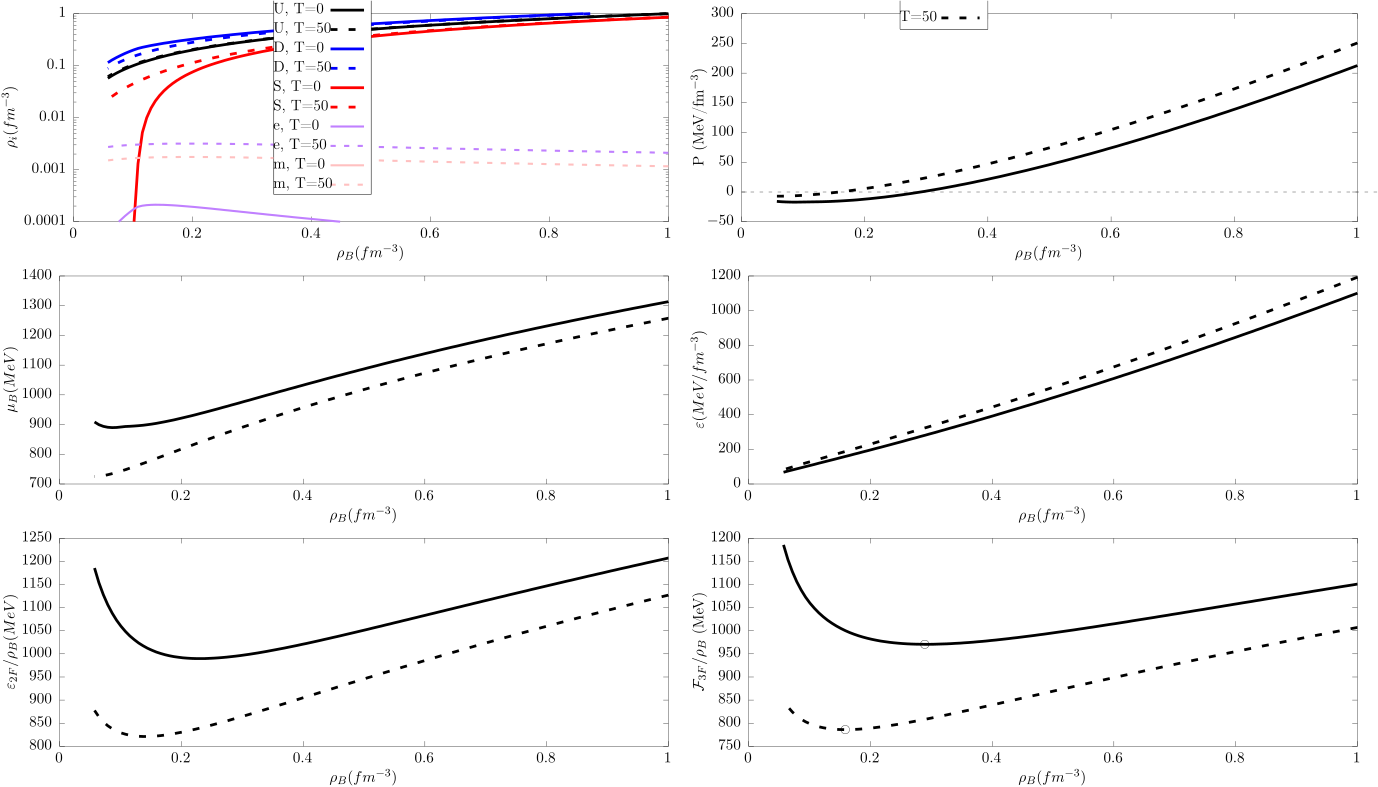

Here is the gnuplot script that generated this plot:
set output 'densities.tex'
set terminal cairolatex pdf color colortext standalone size 35 cm, 20 cm

set multiplot layout 3,2 rowsfirst 

set xlabel offset 0.0,0.0 "\\rho_B (fm^{-3})"
set ylabel offset 0.0,0.0 "\\rho_i (fm^{-3})"

set xtics 0.2

#set xrange[:0.13]
#set yrange[2:10]

set key Left box opaque at 0.5,1.8 spacing 1.5 font ",10"
set border back

#set rmargin 20
C= "0.000000"
sqrtD= "165.000000"
temp1="0.000000"
temp2="50.000000"
set yrange[1e-4:1]
set xrange[:1]
set log y
plot "../data/eos_".C."_".sqrtD."_T".temp1.".txt"   	u 1:2 w l lw 8 dt 1 lc rgb "black"   title "U, T=0" ,\
  	 "../data/eos_".C."_".sqrtD."_T".temp2.".txt"   	u 1:2 w l lw 8 dt 2 lc rgb "black"   title "U, T=50" ,\
     "../data/eos_".C."_".sqrtD."_T".temp1.".txt"   	u 1:3 w l lw 8 dt 1 lc rgb "blue"    title "D, T=0" ,\
     "../data/eos_".C."_".sqrtD."_T".temp2.".txt"   	u 1:3 w l lw 8 dt 2 lc rgb "blue"    title "D, T=50" ,\
     "../data/eos_".C."_".sqrtD."_T".temp1.".txt"    	u 1:4 w l lw 8 dt 1 lc rgb "red"     title "S, T=0" ,\
     "../data/eos_".C."_".sqrtD."_T".temp2.".txt"   	u 1:4 w l lw 8 dt 2 lc rgb "red"     title "S, T=50" ,\
     "../data/eos_".C."_".sqrtD."_T".temp1.".txt"    	u 1:5 w l lw 6 dt 1 lc rgb "purple"   title "e, T=0" ,\
     "../data/eos_".C."_".sqrtD."_T".temp2.".txt"   	u 1:5 w l lw 6 dt 2 lc rgb "purple"   title "e, T=50" ,\
     "../data/eos_".C."_".sqrtD."_T".temp1.".txt"    	u 1:6 w l lw 6 dt 1 lc rgb "pink"     title "m, T=0" ,\
     "../data/eos_".C."_".sqrtD."_T".temp2.".txt"   	u 1:6 w l lw 6 dt 2 lc rgb "pink"     title "m, T=50"

unset yrange
unset log y
set arrow from 0.0,0.0 to 1.6,0.0 dt 2
set ylabel offset 0.0,00 "P (MeV/fm^{-3})"
set key Left box opaque at 0.4,350 spacing 1.5 font ",12"
plot "../data/eos_".C."_".sqrtD."_T".temp1.".txt"   	     u 1:8 w l lw 8 dt 1 lc rgb "black"   title " T=0" ,\
     "../data/eos_".C."_".sqrtD."_T".temp2.".txt"   	     u 1:8 w l lw 8 dt 2 lc rgb "black"   title "T=50"
      
unset arrow
unset key
set ylabel offset 0.0,00 "\\mu_B (MeV)"
plot "../data/eos_".C."_".sqrtD."_T".temp1.".txt"   	     u 1:9 w l lw 8 dt 1 lc rgb "black"   title " T=0" ,\
     "../data/eos_".C."_".sqrtD."_T".temp2.".txt"   	     u 1:9 w l lw 8 dt 2 lc rgb "black"   title "T=50"

set ylabel offset 0.0,00 "\\varepsilon (MeV/fm^{-3})"
plot "../data/eos_".C."_".sqrtD."_T".temp1.".txt"   	     u 1:7 w l lw 8 dt 1 lc rgb "black"   title " T=0" ,\
     "../data/eos_".C."_".sqrtD."_T".temp2.".txt"            u 1:7 w l lw 8 dt 2 lc rgb "black"   title "T=50"

set ylabel offset 0.0,00 "\\varepsilon_{2F}/\\rho_B (MeV)"
plot "../data/eos_".C."_".sqrtD."_T".temp1.".txt"   	     u 1:11 w l lw 8 dt 1 lc rgb "black"   title " T=0" ,\
     "../data/eos_".C."_".sqrtD."_T".temp2.".txt"   	     u 1:11 w l lw 8 dt 2 lc rgb "black"   title "T=50"

set ylabel offset 0.0,00 "${\\mathcal F}_{3F}/\\rho_B$ (MeV)"
plot "../data/eos_".C."_".sqrtD."_T".temp1.".txt"             u 1:10 w l lw 8 dt 1      lc rgb "black"   title " T=0" ,\
     "../data/eos_".C."_".sqrtD."_T".temp2.".txt"            u 1:10 w l lw 8 dt 2      lc rgb "black"   title "T=50"  ,\
     "../data/stability_ms100.000000_T".temp1.".txt"              u 7:5 w p pt 6 ps 1.    lc rgb"black"   notitle  ,\
     "../data/stability_ms100.000000_T".temp2.".txt"             u 7:5 w p pt 6 ps 1.    lc rgb"black"   notitle  
unset multiplot
